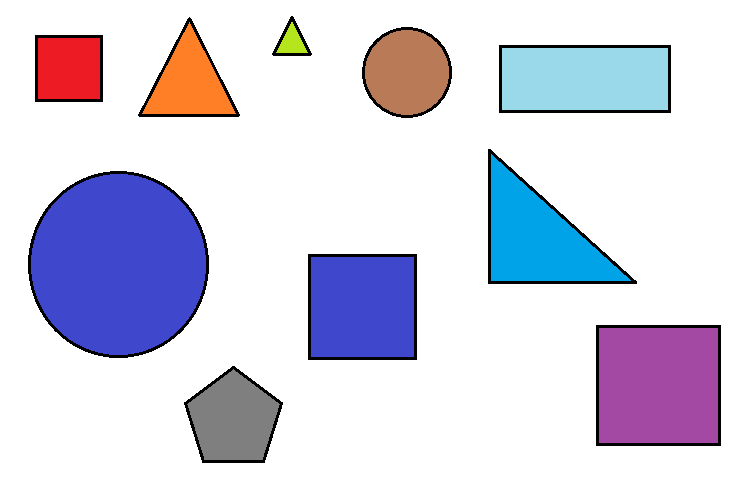
#> input picture 2D-shape-detection/Resources/shapes01.png, 755 x 479 px, found by its file name
$ python detect.py
#> lines starting #> are read from the running program, lines starting #| are printed output that depends on the picture; after the words box and inside, x2 and y2 are one past the last pixel; in counts of white or black regions, pixels touching at a corner belong together
# contours/shape detection
import cv2
import numpy as np

def stackImages(scale, imgArray):
    rows = len(imgArray)
    cols = len(imgArray[0])
    rowsAvailable = isinstance(imgArray[0], list)
    width = imgArray[0][0].shape[1]
    height = imgArray[0][0].shape[0]
    if rowsAvailable:
        for x in range (0, rows):
            for y in range(0, cols):
                if imgArray[x][y].shape[:2] == imgArray[0][0].shape [:2]:
                    imgArray[x][y] = cv2.resize(imgArray[x][y], (0, 0), None, scale, scale)
                else:
                    imgArray[x][y] = cv2.resize(imgArray[x][y], (imgArray[0][0].shape[1], imgArray[0][0].shape[0]), None, scale, scale)
                if len(imgArray[x][y].shape) == 2: imgArray[x][y]= cv2.cvtColor( imgArray[x][y], cv2.COLOR_GRAY2BGR)
        imageBlank = np.zeros((height, width, 3), np.uint8)
        hor = [imageBlank]*rows
        hor_con = [imageBlank]*rows
        for x in range(0, rows):
            hor[x] = np.hstack(imgArray[x])
        ver = np.vstack(hor)
    else:
        for x in range(0, rows):
            if imgArray[x].shape[:2] == imgArray[0].shape[:2]:
                imgArray[x] = cv2.resize(imgArray[x], (0, 0), None, scale, scale)
            else:
                imgArray[x] = cv2.resize(imgArray[x], (imgArray[0].shape[1], imgArray[0].shape[0]), None,scale, scale)
            if len(imgArray[x].shape) == 2: imgArray[x] = cv2.cvtColor(imgArray[x], cv2.COLOR_GRAY2BGR)
        hor= np.hstack(imgArray)
        ver = hor
    return ver

def getContours(img):
    contours, hieararchy = cv2.findContours(img, cv2.RETR_EXTERNAL, cv2.CHAIN_APPROX_NONE)
    for cnt in contours:
        area = cv2.contourArea(cnt)
        print(area)

        if area > 70:
            cv2.drawContours(imgContour, cnt, -1, (255, 0, 0), 3)
            peri = cv2.arcLength(cnt, True)
            approx = cv2.approxPolyDP(cnt, 0.03*peri, True)
            print(len(approx))
            objCor = len(approx)
            x, y, w, h = cv2.boundingRect(approx)

            if objCor == 3:                             objectType = "Triangle"
            elif objCor == 4:
                aspRatio = w/float(h)
                if aspRatio > 0.95 and aspRatio < 1.05: objectType = "Square"
                else:                                   objectType = "Rectangle"
            elif objCor == 5:                           objectType = "Pentagon"
            else:                                       objectType = "Circle"

            cv2.rectangle(imgContour, (x, y), (x+w, y+h), (0, 255, 0), 2)
            cv2.putText(imgContour, objectType,
                        (x + (w//2) - 10, y + (h//2) - 10), cv2.FONT_HERSHEY_COMPLEX, 0.7,
                        (0, 0, 0), 2)

path = 'Resources\\shapes01.png'
img = cv2.imread(path)
#> img is the input picture: shape (479, 755, 3); mean B, G, R 227.8, 211.1, 212.4
#img = cv2.resize(img, (500, 800))
imgContour = img.copy()

imgGray = cv2.cvtColor(img, cv2.COLOR_BGR2GRAY)
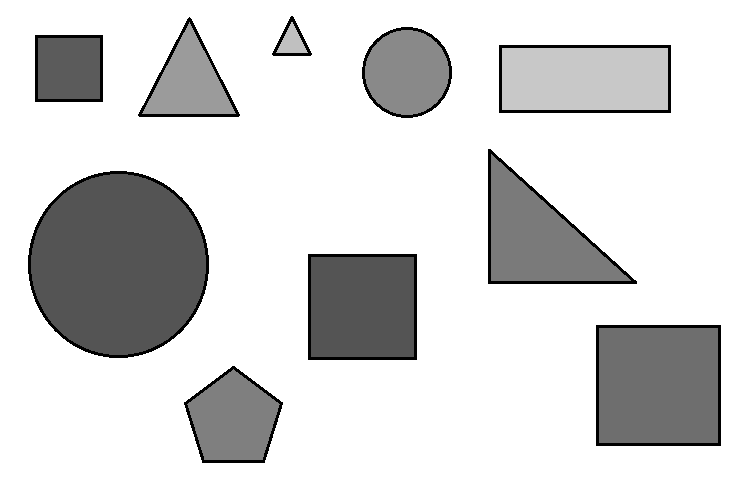
#> imgGray: shape (479, 755); min 0, max 255, mean 213.4
imgBlur = cv2.GaussianBlur(imgGray, (3,3), 1)
imgCanny = cv2.Canny(imgBlur, 50, 50)
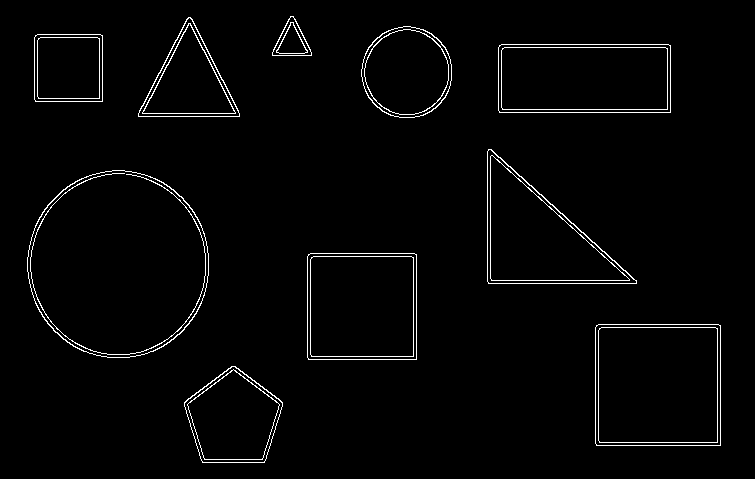
#> imgCanny: shape (479, 755); 2.2% white in thin lines or dots, all inside (x1, y1, x2, y2) = (27, 16, 721, 463)
getContours(imgCanny)
#> in getContours, `contours, hieararchy = cv2.findContours(img, cv2.RETR_EXTERNAL, cv2.CH..`: contours = 10 contours; largest, box (x1, y1, x2, y2) and area: (27, 170, 209, 358) 26672, (595, 324, 721, 446) 15118, (498, 44, 671, 113) 11689, (307, 253, 417, 360) 11547, (487, 149, 637, 284) 10416; hieararchy = [[1, -1, -1, -1], [2, 0, -1, -1], [3, 1, -1, -1], [4, 2, -1, -1], [5, 3, -1, -1], [6, 4, -1, -1], [7, 5, -1, -1], [8, 6, -1, -1], [9, 7, -1, -1], [-1, 8, -1, -1]]
#> the loop in getContours, `for cnt in contours:` made 10 passes
#> (area, peri, approx, objCor, x, y, w, h) on passes 2, 3, 6, 7: (15118, 489.7, [[596, 325], [596, 445], [720, 445], [720, 325]], 4, 596, 325, 125, 121), (11547, 427.7, [[308, 254], [308, 359], [416, 359], [416, 254]], 4, 308, 254, 109, 106), (11689, 477.7, [[498, 47], [499, 112], [670, 112], [668, 44]], 4, 498, 44, 173, 69), (4549, 267.7, [[35, 35], [35, 101], [102, 101], [102, 35]], 4, 35, 35, 68, 67)
#> (area, peri, approx, objCor, x, y, w, h) on passes 5, 9, 10: (10415.5, 488.1, [[488, 149], [488, 283], [636, 283]], 3, 488, 149, 149, 135), (5322.5, 342, [[188, 17], [138, 116], [239, 116]], 3, 138, 17, 102, 100), (887, 134.9, [[290, 16], [272, 55], [311, 55]], 3, 272, 16, 40, 40)
#> (printed output is left out)
#> after the loop in getContours, `for cnt in contours:`:
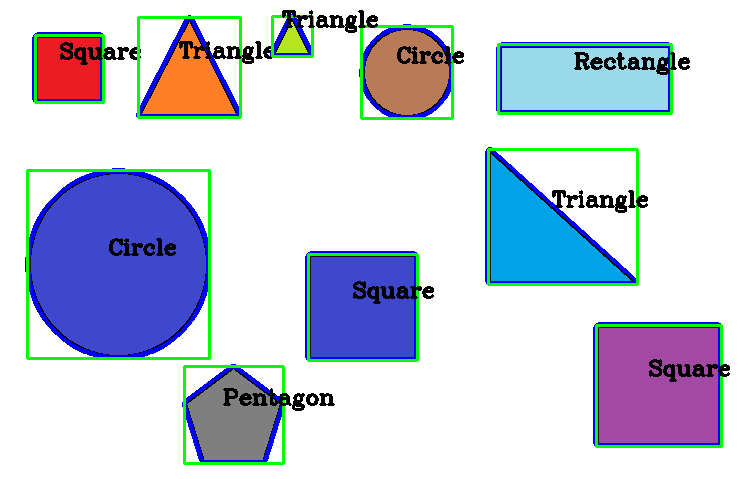
#> imgContour: shape (479, 755, 3); 8.41% of pixels changed, all inside (x1, y1, x2, y2) = (25, 10, 730, 465)

imgBlank = np.zeros_like(img)

imgStack = stackImages(1, ([img, imgGray, imgBlur],
                           [imgCanny, imgContour, imgBlank]))
#> after the loop in stackImages, `for x in range(0, rows):`: hor = 2 items
#> in stackImages, `ver = np.vstack(hor)`:
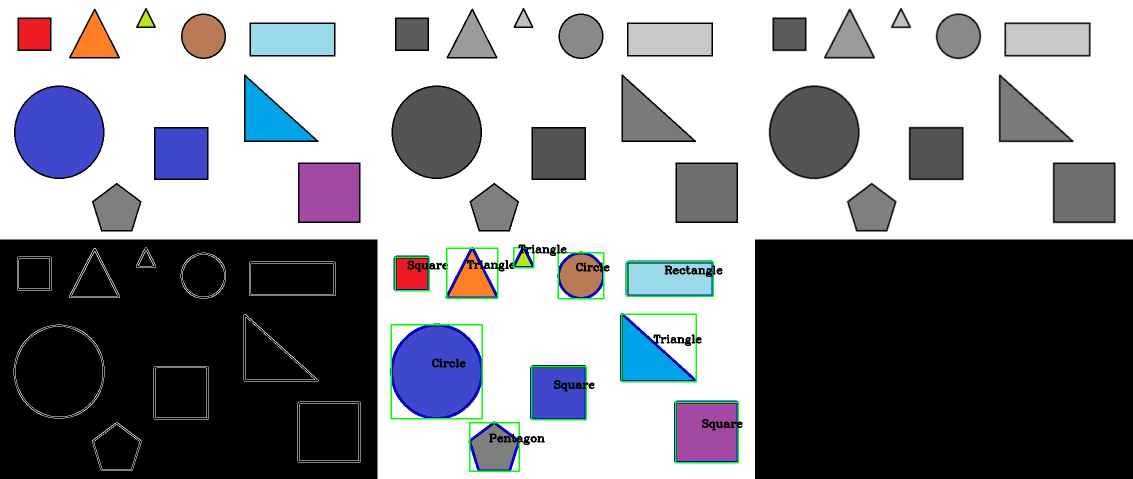
#> ver: shape (958, 2265, 3) (shown at 1/2 size); mean of channels 0, 1, 2 146.7, 141.6, 140.5; drawn as B, G, R
cv2.imshow("Stack", imgStack)
# [5 lines of commented-out code are left out]
cv2.waitKey(0)
